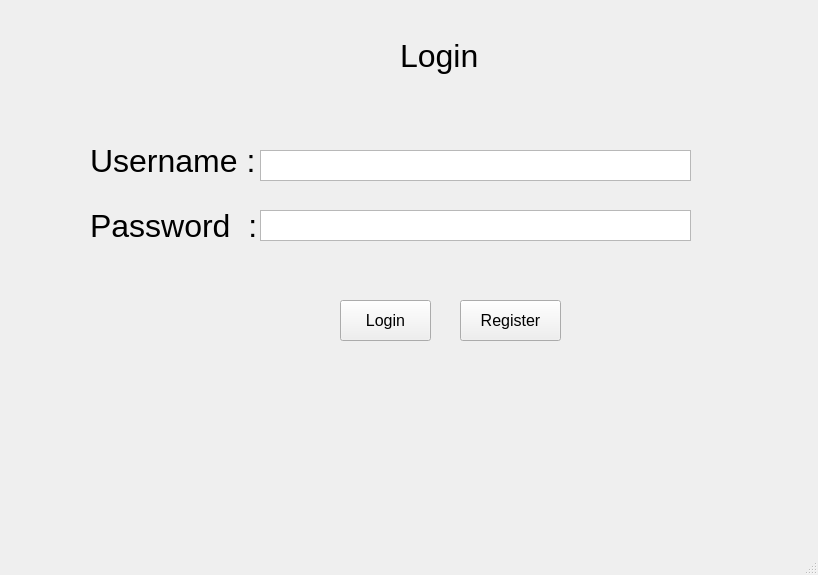
<?xml version="1.0" encoding="UTF-8"?>
<ui version="4.0">
 <class>loginWindow</class>
 <widget class="QMainWindow" name="loginWindow">
  <property name="geometry">
   <rect>
    <x>0</x>
    <y>0</y>
    <width>818</width>
    <height>575</height>
   </rect>
  </property>
  <property name="windowTitle">
   <string>Login</string>
  </property>
  <widget class="QWidget" name="centralwidget">
   <widget class="QPushButton" name="pushButton">
    <property name="geometry">
     <rect>
      <x>340</x>
      <y>300</y>
      <width>91</width>
      <height>41</height>
     </rect>
    </property>
    <property name="font">
     <font>
      <pointsize>12</pointsize>
     </font>
    </property>
    <property name="text">
     <string>Login</string>
    </property>
   </widget>
   <widget class="QPushButton" name="pushButton_2">
    <property name="geometry">
     <rect>
      <x>460</x>
      <y>300</y>
      <width>101</width>
      <height>41</height>
     </rect>
    </property>
    <property name="font">
     <font>
      <pointsize>12</pointsize>
     </font>
    </property>
    <property name="text">
     <string>Register</string>
    </property>
   </widget>
   <widget class="QLabel" name="label">
    <property name="geometry">
     <rect>
      <x>90</x>
      <y>140</y>
      <width>171</width>
      <height>41</height>
     </rect>
    </property>
    <property name="font">
     <font>
      <pointsize>24</pointsize>
     </font>
    </property>
    <property name="text">
     <string>Username :</string>
    </property>
   </widget>
   <widget class="QLabel" name="label_2">
    <property name="geometry">
     <rect>
      <x>90</x>
      <y>210</y>
      <width>191</width>
      <height>31</height>
     </rect>
    </property>
    <property name="font">
     <font>
      <pointsize>24</pointsize>
     </font>
    </property>
    <property name="text">
     <string>Password  :</string>
    </property>
   </widget>
   <widget class="QLabel" name="label_3">
    <property name="geometry">
     <rect>
      <x>400</x>
      <y>20</y>
      <width>81</width>
      <height>71</height>
     </rect>
    </property>
    <property name="font">
     <font>
      <pointsize>24</pointsize>
     </font>
    </property>
    <property name="text">
     <string>Login</string>
    </property>
   </widget>
   <widget class="QPlainTextEdit" name="plainTextEdit">
    <property name="geometry">
     <rect>
      <x>260</x>
      <y>150</y>
      <width>431</width>
      <height>31</height>
     </rect>
    </property>
   </widget>
   <widget class="QPlainTextEdit" name="plainTextEdit_2">
    <property name="geometry">
     <rect>
      <x>260</x>
      <y>210</y>
      <width>431</width>
      <height>31</height>
     </rect>
    </property>
   </widget>
  </widget>
  <widget class="QMenuBar" name="menubar">
   <property name="geometry">
    <rect>
     <x>0</x>
     <y>0</y>
     <width>818</width>
     <height>21</height>
    </rect>
   </property>
  </widget>
  <widget class="QStatusBar" name="statusbar"/>
 </widget>
 <resources/>
 <connections/>
</ui>
